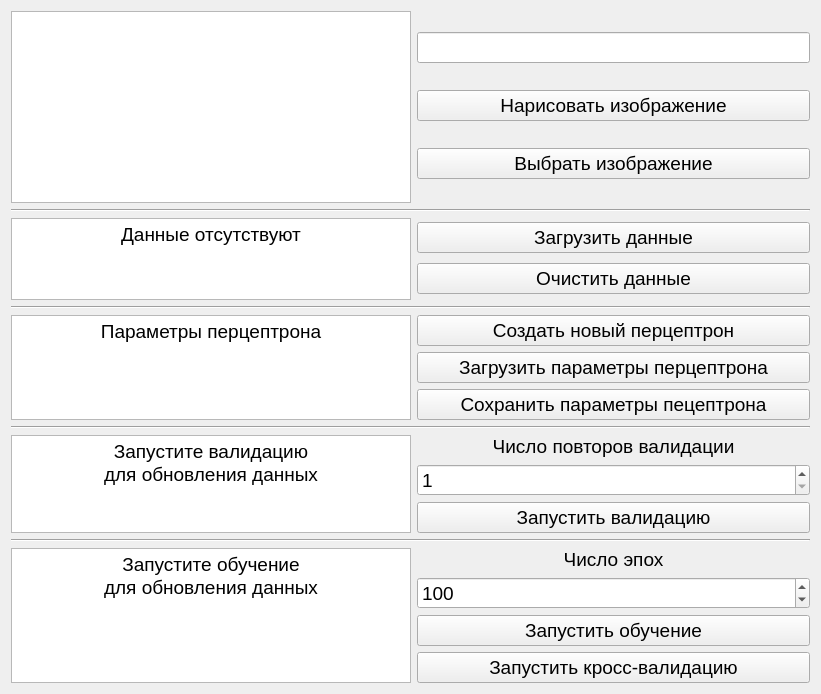
<?xml version="1.0" encoding="UTF-8"?>
<ui version="4.0">
 <class>s21::MainWindow</class>
 <widget class="QWidget" name="s21::MainWindow">
  <property name="geometry">
   <rect>
    <x>0</x>
    <y>0</y>
    <width>821</width>
    <height>694</height>
   </rect>
  </property>
  <property name="font">
   <font>
    <pointsize>14</pointsize>
   </font>
  </property>
  <property name="windowTitle">
   <string>Нейронка))))</string>
  </property>
  <layout class="QVBoxLayout" name="verticalLayout">
   <item>
    <layout class="QHBoxLayout" name="horizontalLayout_4">
     <item>
      <widget class="QGraphicsView" name="image_holder_">
       <property name="sizePolicy">
        <sizepolicy hsizetype="Minimum" vsizetype="Minimum">
         <horstretch>0</horstretch>
         <verstretch>0</verstretch>
        </sizepolicy>
       </property>
       <property name="minimumSize">
        <size>
         <width>400</width>
         <height>0</height>
        </size>
       </property>
       <property name="maximumSize">
        <size>
         <width>400</width>
         <height>16777215</height>
        </size>
       </property>
      </widget>
     </item>
     <item>
      <layout class="QVBoxLayout" name="verticalLayout_6">
       <item>
        <widget class="QLineEdit" name="image_prediction_">
         <property name="alignment">
          <set>Qt::AlignCenter</set>
         </property>
         <property name="readOnly">
          <bool>true</bool>
         </property>
        </widget>
       </item>
       <item>
        <widget class="QPushButton" name="draw_image_">
         <property name="text">
          <string>Нарисовать изображение</string>
         </property>
        </widget>
       </item>
       <item>
        <widget class="QPushButton" name="select_image_">
         <property name="text">
          <string>Выбрать изображение</string>
         </property>
        </widget>
       </item>
      </layout>
     </item>
    </layout>
   </item>
   <item>
    <widget class="Line" name="line">
     <property name="orientation">
      <enum>Qt::Horizontal</enum>
     </property>
    </widget>
   </item>
   <item>
    <layout class="QHBoxLayout" name="horizontalLayout">
     <item>
      <widget class="QTextEdit" name="data_description_">
       <property name="minimumSize">
        <size>
         <width>400</width>
         <height>0</height>
        </size>
       </property>
       <property name="maximumSize">
        <size>
         <width>400</width>
         <height>16777215</height>
        </size>
       </property>
       <property name="readOnly">
        <bool>true</bool>
       </property>
       <property name="html">
        <string>&lt;!DOCTYPE HTML PUBLIC &quot;-//W3C//DTD HTML 4.0//EN&quot; &quot;http://www.w3.org/TR/REC-html40/strict.dtd&quot;&gt;
&lt;html&gt;&lt;head&gt;&lt;meta name=&quot;qrichtext&quot; content=&quot;1&quot; /&gt;&lt;style type=&quot;text/css&quot;&gt;
p, li { white-space: pre-wrap; }
&lt;/style&gt;&lt;/head&gt;&lt;body style=&quot; font-family:'Sans Serif'; font-size:14pt; font-weight:400; font-style:normal;&quot;&gt;
&lt;p align=&quot;center&quot; style=&quot; margin-top:0px; margin-bottom:0px; margin-left:0px; margin-right:0px; -qt-block-indent:0; text-indent:0px;&quot;&gt;Данные отсутствуют&lt;/p&gt;&lt;/body&gt;&lt;/html&gt;</string>
       </property>
      </widget>
     </item>
     <item>
      <layout class="QVBoxLayout" name="verticalLayout_3">
       <item>
        <widget class="QPushButton" name="load_data_">
         <property name="sizePolicy">
          <sizepolicy hsizetype="Minimum" vsizetype="Fixed">
           <horstretch>0</horstretch>
           <verstretch>0</verstretch>
          </sizepolicy>
         </property>
         <property name="text">
          <string>Загрузить данные</string>
         </property>
        </widget>
       </item>
       <item>
        <widget class="QPushButton" name="clean_data_">
         <property name="sizePolicy">
          <sizepolicy hsizetype="Minimum" vsizetype="Fixed">
           <horstretch>0</horstretch>
           <verstretch>0</verstretch>
          </sizepolicy>
         </property>
         <property name="text">
          <string>Очистить данные</string>
         </property>
        </widget>
       </item>
      </layout>
     </item>
    </layout>
   </item>
   <item>
    <widget class="Line" name="line_2">
     <property name="orientation">
      <enum>Qt::Horizontal</enum>
     </property>
    </widget>
   </item>
   <item>
    <layout class="QHBoxLayout" name="horizontalLayout_2">
     <item>
      <widget class="QTextEdit" name="perceptron_description_">
       <property name="minimumSize">
        <size>
         <width>400</width>
         <height>0</height>
        </size>
       </property>
       <property name="maximumSize">
        <size>
         <width>400</width>
         <height>16777215</height>
        </size>
       </property>
       <property name="readOnly">
        <bool>true</bool>
       </property>
       <property name="html">
        <string>&lt;!DOCTYPE HTML PUBLIC &quot;-//W3C//DTD HTML 4.0//EN&quot; &quot;http://www.w3.org/TR/REC-html40/strict.dtd&quot;&gt;
&lt;html&gt;&lt;head&gt;&lt;meta name=&quot;qrichtext&quot; content=&quot;1&quot; /&gt;&lt;style type=&quot;text/css&quot;&gt;
p, li { white-space: pre-wrap; }
&lt;/style&gt;&lt;/head&gt;&lt;body style=&quot; font-family:'Sans Serif'; font-size:14pt; font-weight:400; font-style:normal;&quot;&gt;
&lt;p align=&quot;center&quot; style=&quot; margin-top:0px; margin-bottom:0px; margin-left:0px; margin-right:0px; -qt-block-indent:0; text-indent:0px;&quot;&gt;Параметры перцептрона&lt;/p&gt;&lt;/body&gt;&lt;/html&gt;</string>
       </property>
      </widget>
     </item>
     <item>
      <layout class="QVBoxLayout" name="verticalLayout_2">
       <item>
        <widget class="QPushButton" name="new_perceptron_">
         <property name="text">
          <string>Cоздать новый перцептрон</string>
         </property>
        </widget>
       </item>
       <item>
        <widget class="QPushButton" name="load_perceptron_">
         <property name="text">
          <string>Загрузить параметры перцептрона</string>
         </property>
        </widget>
       </item>
       <item>
        <widget class="QPushButton" name="export_perceptron_">
         <property name="text">
          <string>Сохранить параметры пецептрона</string>
         </property>
        </widget>
       </item>
      </layout>
     </item>
    </layout>
   </item>
   <item>
    <widget class="Line" name="line_3">
     <property name="orientation">
      <enum>Qt::Horizontal</enum>
     </property>
    </widget>
   </item>
   <item>
    <layout class="QHBoxLayout" name="horizontalLayout_3">
     <item>
      <widget class="QTextEdit" name="validation_description_">
       <property name="minimumSize">
        <size>
         <width>400</width>
         <height>0</height>
        </size>
       </property>
       <property name="maximumSize">
        <size>
         <width>400</width>
         <height>16777215</height>
        </size>
       </property>
       <property name="readOnly">
        <bool>true</bool>
       </property>
       <property name="html">
        <string>&lt;!DOCTYPE HTML PUBLIC &quot;-//W3C//DTD HTML 4.0//EN&quot; &quot;http://www.w3.org/TR/REC-html40/strict.dtd&quot;&gt;
&lt;html&gt;&lt;head&gt;&lt;meta name=&quot;qrichtext&quot; content=&quot;1&quot; /&gt;&lt;style type=&quot;text/css&quot;&gt;
p, li { white-space: pre-wrap; }
&lt;/style&gt;&lt;/head&gt;&lt;body style=&quot; font-family:'Sans Serif'; font-size:14pt; font-weight:400; font-style:normal;&quot;&gt;
&lt;p align=&quot;center&quot; style=&quot; margin-top:0px; margin-bottom:0px; margin-left:0px; margin-right:0px; -qt-block-indent:0; text-indent:0px;&quot;&gt;Запустите валидацию&lt;/p&gt;
&lt;p align=&quot;center&quot; style=&quot; margin-top:0px; margin-bottom:0px; margin-left:0px; margin-right:0px; -qt-block-indent:0; text-indent:0px;&quot;&gt;для обновления данных&lt;/p&gt;&lt;/body&gt;&lt;/html&gt;</string>
       </property>
      </widget>
     </item>
     <item>
      <layout class="QVBoxLayout" name="verticalLayout_4">
       <item>
        <widget class="QLabel" name="LabelValidation">
         <property name="sizePolicy">
          <sizepolicy hsizetype="Preferred" vsizetype="Maximum">
           <horstretch>0</horstretch>
           <verstretch>0</verstretch>
          </sizepolicy>
         </property>
         <property name="autoFillBackground">
          <bool>false</bool>
         </property>
         <property name="text">
          <string>Число повторов валидации</string>
         </property>
         <property name="alignment">
          <set>Qt::AlignCenter</set>
         </property>
        </widget>
       </item>
       <item>
        <widget class="QSpinBox" name="validation_repeats_">
         <property name="minimum">
          <number>1</number>
         </property>
         <property name="maximum">
          <number>500</number>
         </property>
         <property name="singleStep">
          <number>10</number>
         </property>
         <property name="stepType">
          <enum>QAbstractSpinBox::AdaptiveDecimalStepType</enum>
         </property>
        </widget>
       </item>
       <item>
        <widget class="QPushButton" name="start_validation_">
         <property name="text">
          <string>Запустить валидацию</string>
         </property>
        </widget>
       </item>
      </layout>
     </item>
    </layout>
   </item>
   <item>
    <widget class="Line" name="line_4">
     <property name="orientation">
      <enum>Qt::Horizontal</enum>
     </property>
    </widget>
   </item>
   <item>
    <layout class="QHBoxLayout" name="horizontalLayout_5">
     <item>
      <widget class="QTextEdit" name="training_description_">
       <property name="minimumSize">
        <size>
         <width>400</width>
         <height>0</height>
        </size>
       </property>
       <property name="maximumSize">
        <size>
         <width>400</width>
         <height>16777215</height>
        </size>
       </property>
       <property name="readOnly">
        <bool>true</bool>
       </property>
       <property name="html">
        <string>&lt;!DOCTYPE HTML PUBLIC &quot;-//W3C//DTD HTML 4.0//EN&quot; &quot;http://www.w3.org/TR/REC-html40/strict.dtd&quot;&gt;
&lt;html&gt;&lt;head&gt;&lt;meta name=&quot;qrichtext&quot; content=&quot;1&quot; /&gt;&lt;style type=&quot;text/css&quot;&gt;
p, li { white-space: pre-wrap; }
&lt;/style&gt;&lt;/head&gt;&lt;body style=&quot; font-family:'Sans Serif'; font-size:14pt; font-weight:400; font-style:normal;&quot;&gt;
&lt;p align=&quot;center&quot; style=&quot; margin-top:0px; margin-bottom:0px; margin-left:0px; margin-right:0px; -qt-block-indent:0; text-indent:0px;&quot;&gt;Запустите обучение&lt;/p&gt;
&lt;p align=&quot;center&quot; style=&quot; margin-top:0px; margin-bottom:0px; margin-left:0px; margin-right:0px; -qt-block-indent:0; text-indent:0px;&quot;&gt;для обновления данных&lt;/p&gt;&lt;/body&gt;&lt;/html&gt;</string>
       </property>
      </widget>
     </item>
     <item>
      <layout class="QVBoxLayout" name="verticalLayout_8">
       <item>
        <widget class="QLabel" name="LabelTraining">
         <property name="sizePolicy">
          <sizepolicy hsizetype="Preferred" vsizetype="Maximum">
           <horstretch>0</horstretch>
           <verstretch>0</verstretch>
          </sizepolicy>
         </property>
         <property name="text">
          <string>Число эпох</string>
         </property>
         <property name="alignment">
          <set>Qt::AlignCenter</set>
         </property>
        </widget>
       </item>
       <item>
        <widget class="QSpinBox" name="training_epochs_">
         <property name="minimum">
          <number>1</number>
         </property>
         <property name="maximum">
          <number>500</number>
         </property>
         <property name="singleStep">
          <number>10</number>
         </property>
         <property name="stepType">
          <enum>QAbstractSpinBox::AdaptiveDecimalStepType</enum>
         </property>
         <property name="value">
          <number>100</number>
         </property>
         <property name="displayIntegerBase">
          <number>10</number>
         </property>
        </widget>
       </item>
       <item>
        <widget class="QPushButton" name="start_training_">
         <property name="text">
          <string>Запустить обучение</string>
         </property>
        </widget>
       </item>
       <item>
        <widget class="QPushButton" name="start_cross_validation_">
         <property name="text">
          <string>Запустить кросс-валидацию</string>
         </property>
        </widget>
       </item>
      </layout>
     </item>
    </layout>
   </item>
  </layout>
 </widget>
 <resources/>
 <connections/>
</ui>
